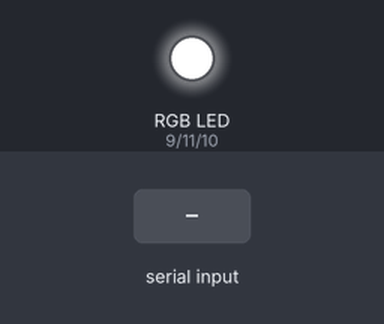
Recording of a sketch running on a simulated Arduino Uno, built with avr-gcc and run on an emulated ATmega328P. Parts: an RGB LED mixed from three pins (HIGH = lit). Inputs (shaded band) come from the test bench. What the sketch prints to the serial monitor is not drawn.

Above: at 1.3 s.
1.4 s: "rojo1\n" received over Serial
At 2.6 s:
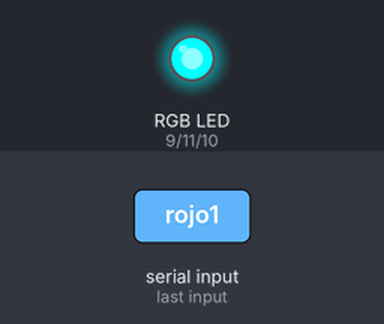
2.9 s: "verde1\n" received over Serial
At 4.0 s:
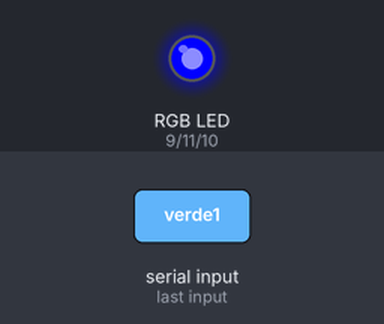
4.4 s: "azul1\n" received over Serial
At 5.1 s:
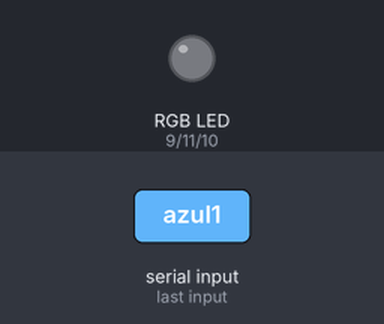
5.9 s: "rojo0\n" received over Serial
At 6.3 s:
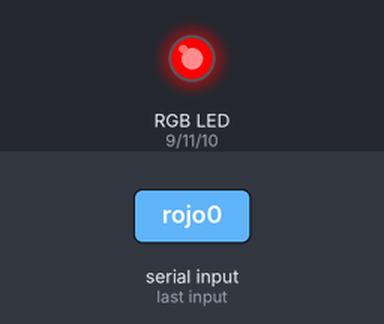
7.4 s: "verde0\n" received over Serial
At 8.6 s:
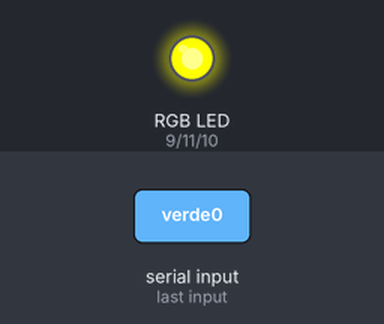
8.9 s: "magenta1\n" received over Serial
At 9.9 s:
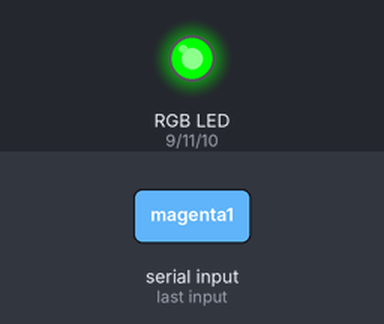
Timing chart, 0 to 11.4 s (numbered marks = the images above; inputs shaded):
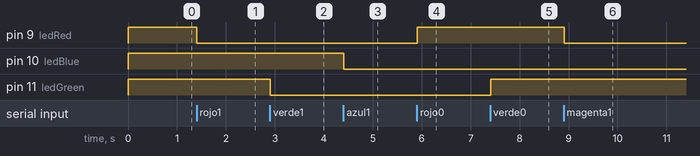

The sketch:

ejercicio-2.ino
```cpp
// Valores de los leds
const int ledRed = 9;
const int ledBlue = 10;
const int ledGreen = 11;

void setup(){
  // pines de los leds
  pinMode(ledRed, OUTPUT);
  pinMode(ledGreen, OUTPUT);
  pinMode(ledBlue, OUTPUT);

  // Apagamos los leds al principio poque al estar conectado a 5V se encienden automaticamente.
  gestionarRGB('R', 0);
  gestionarRGB('G', 0);
  gestionarRGB('B', 0);

  // Configuracion del serial
  Serial.begin(9600);

  // Mensaje de inicio.
  Serial.println("Elige un color: rojo, verde, azul, magenta, amarillo, cyan, blanco, naranja seguidos de 0 o 1 en funcion de si quieres apagar o encender el color, solo se contempla la combinacion de colores primarios:");
}

void loop(){
  if(Serial.available() > 0){
    String input = Serial.readStringUntil('\n');
    Serial.println(input);

    // Comprobamos la cadena recibida y en funcio del caso encendemos unos leds u otros.
    if(input == "rojo1"){
      gestionarRGB('R', 1);
    }
    else if(input == "rojo0"){
      gestionarRGB('R', 0);
    }
    else if(input == "verde1"){
      gestionarRGB('G', 1);
    }
    else if(input == "verde0"){
      gestionarRGB('G', 0);
    }
    else if(input == "azul1"){
      gestionarRGB('B', 1);
    }
    else if(input == "azul0"){
      gestionarRGB('B', 0);
    }
    else if(input == "magenta1"){
      magenta(1);
    }
    else if(input == "amarillo1"){
      amarillo(1);
    }
    else if(input == "cyan1"){
      cyan(1);
    }
    else if(input == "blanco1"){
      blanco(1);
    }
    else if(input == "naranja1"){
      naranja(1);
    }
    else{
      gestionarRGB('R', 0);
      gestionarRGB('G', 0);
      gestionarRGB('B', 0);
    }
  }
}

void encenderColor(int pin){
  digitalWrite(pin, LOW);
}

void apagarColor(int pin){
  digitalWrite(pin, HIGH);
}


void gestionarRGB(char color, int estado){ // Funcion para endender o apagar los leds, recibe como argumento R, G o b y 0 o 1.
  switch (color) {
    case 'R':
      if(estado == 1){
        encenderColor(ledRed);
      }
      else{
        apagarColor(ledRed);
      }
      break;

    case 'G':
      if(estado == 1){
        encenderColor(ledGreen);
      }
      else{
        apagarColor(ledGreen);
      }
      break;

    case 'B':
    if(estado == 1){
        encenderColor(ledBlue);
      }
      else{
        apagarColor(ledBlue);
      }
      break;

    default:
      break;
  }
}

void magenta(int estado){
  if (estado == 1){
    gestionarRGB('R', 1);
    gestionarRGB('B', 1);
  }
  else{
    gestionarRGB('R', 0);
    gestionarRGB('B', 0);
  }
}

void amarillo(int estado){
  if (estado == 1){
    gestionarRGB('G', 1);
    gestionarRGB('R', 1);
  }
  else{
    gestionarRGB('G', 0);
    gestionarRGB('R', 0);
  }
}

void cyan(int estado){
  if (estado == 1){
    gestionarRGB('G', 1);
    gestionarRGB('B', 1);
  }
  else{
    gestionarRGB('G', 0);
    gestionarRGB('B', 0);
  }
}

void blanco(int estado){
  if (estado == 1){
    gestionarRGB('R', 1);
    gestionarRGB('G', 1);
    gestionarRGB('B', 1);
  }
  else{
    gestionarRGB('R', 0);
    gestionarRGB('G', 0);
    gestionarRGB('B', 0);
  }
}

void naranja(int estado){
  if (estado == 1){
    analogWrite(ledRed, 55);
    analogWrite(ledGreen, 200);
  }
  else{
    gestionarRGB('R', 0);
    gestionarRGB('G', 0);
  }
}
```

Measured:
- after the input at 1.4 s, pin 9 (ledRed): HIGH → LOW at once
- after the input at 2.9 s, pin 11 (ledGreen): HIGH → LOW at once
- after the input at 4.4 s, pin 10 (ledBlue): HIGH → LOW at once
- after the input at 5.9 s, pin 9 (ledRed): LOW → HIGH at once
- after the input at 7.4 s, pin 11 (ledGreen): LOW → HIGH at once
- after the input at 8.9 s, pin 9 (ledRed): HIGH → LOW at once
